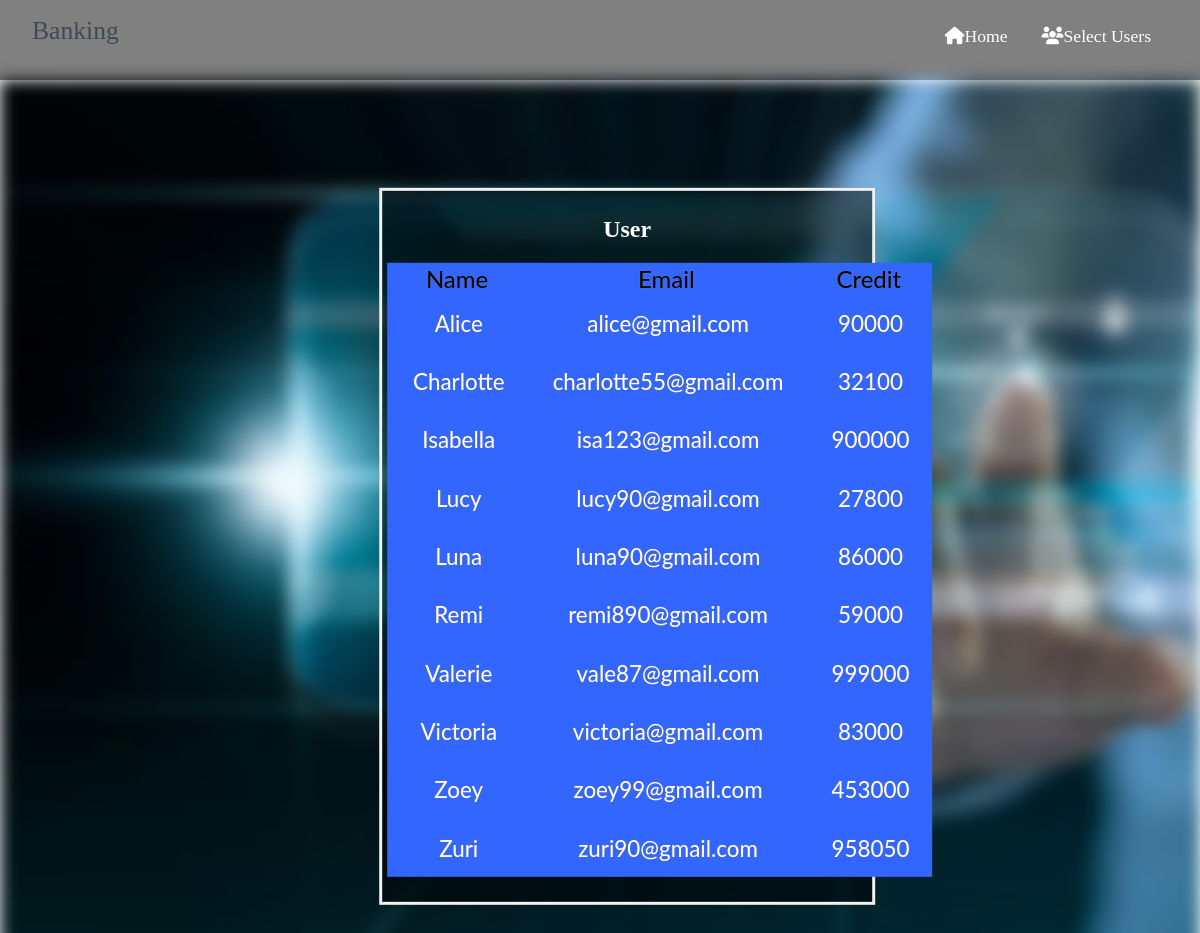
The app's page /getdetail.php with its own data.
### tables this page shows
CREATE TABLE `user` (
  `name` varchar(15) NOT NULL,
  `email` varchar(25) NOT NULL,
  `credit` varchar(10) NOT NULL
);

### getdetail.php (the view, shortened to what this page needs)
<?php
$con=mysqli_connect('localhost','root','','details');
$q="select * from user ";
$result=mysqli_query($con,$q);
?>
<html>
<head>
    <link rel="stylesheet" href="customer.css">
</head>
<body>
    <nav class="nav">
        <div class="nav-menu flex-row">
            <div class="nav-brand">
                <a href="#" class="text-gray">Banking</a>
            </div>
            <div>
                <ul class="nav-items">
                  <li class="nav-link">
                        <a href="index.php"><i class="fas fa-home"></i>Home</a>
                       <li class="nav-link"> <a href="selectuser.php"><i class="fas fa-users"></i>Select Users</a>
                       </li>
                </ul>
            </div>
        </div>
    </nav>
    <div class="bg-text">
                <h2><center>User</center></h2>
                <center><table class="flat-table flat-table-1">
    <thead>
        <th>Name</th>
        <th>Email</th>
        <th>Credit</th>
    </thead>
    <tbody>
        <tr>
        <?php
     $row=mysqli_fetch_array($result);
           ?>
 <td><?php echo  $row["name"]; ?></td>
  <td><?php echo  $row["email"]; ?></td>
  <td><?php echo  $row["credit"]; ?></td>
        </tr>
        <tr>
        <?php
     $row=mysqli_fetch_array($result);
           ?>
 <td><?php echo  $row["name"]; ?></td>
  <td><?php echo  $row["email"]; ?></td>
  <td><?php echo  $row["credit"]; ?></td>
        </tr>
        <tr>
        <?php
     $row=mysqli_fetch_array($result);
           ?>
 <td><?php echo  $row["name"]; ?></td>
  <td><?php echo  $row["email"]; ?></td>
  <td><?php echo  $row["credit"]; ?></td>
        </tr>
        <tr>
        <?php
     $row=mysqli_fetch_array($result);
           ?>
 <td><?php echo  $row["name"]; ?></td>
  <td><?php echo  $row["email"]; ?></td>
  <td><?php echo  $row["credit"]; ?></td>
        </tr>
        <tr>
        <?php
     $row=mysqli_fetch_array($result);
           ?>
 <td><?php echo  $row["name"]; ?></td>
  <td><?php echo  $row["email"]; ?></td>
  <td><?php echo  $row["credit"]; ?></td>
        </tr>
        <tr>
        <?php
     $row=mysqli_fetch_array($result);
           ?>
 <td><?php echo  $row["name"]; ?></td>
  <td><?php echo  $row["email"]; ?></td>
  <td><?php echo  $row["credit"]; ?></td>
        </tr>
        <tr>
        <?php
     $row=mysqli_fetch_array($result);
           ?>
 <td><?php echo  $row["name"]; ?></td>
  <td><?php echo  $row["email"]; ?></td>
  <td><?php echo  $row["credit"]; ?></td>
        </tr>
        <tr>
        <?php
     $row=mysqli_fetch_array($result);
           ?>
 <td><?php echo  $row["name"]; ?></td>
  <td><?php echo  $row["email"]; ?></td>
  <td><?php echo  $row["credit"]; ?></td>
        </tr>
        <tr>
        <?php
     $row=mysqli_fetch_array($result);
           ?>
 <td><?php echo  $row["name"]; ?></td>
  <td><?php echo  $row["email"]; ?></td>
  <td><?php echo  $row["credit"]; ?></td>
        </tr>
        <tr>
        <?php
     $row=mysqli_fetch_array($result);
           ?>
 <td><?php echo  $row["name"]; ?></td>
  <td><?php echo  $row["email"]; ?></td>
  <td><?php echo  $row["credit"]; ?></td>
        </tr>
    </tbody>
</table></center>
</div>
</body>
</html>

### customer.css (style rules this page uses)
body { margin: 0%; box-sizing: border-box; overflow-x: hidden; }
:root { --text-gray: #3f4954; --text-light: #686666da; --bg-color: #0f0f0f; --white: #ffffff; --midnight: #104f55; --sky: linear-gradient(120deg, #a1c4fd 0%, #c2e9fb 100%); --Abel: 'Abel', cursive; --Anton: 'Anton', cursive; --Josefin: 'Josefin', cursive; --Lexend: 'Lexend', cursive; --Livvic: 'Livvic', cursive; }
a { text-decoration: none; color: var(--text-gray); }
.flex-row { display: flex; flex-direction: row; flex-wrap: wrap; }
ul { list-style-type: none; }
h2 { font-family: var(--Lexend); }
.text-gray { color: var(--text-gray); }
.nav { background: grey; padding: 0 2rem; height: 0rem; min-height: 10vh; overflow: hidden; transition: height 1s ease-in-out; }
.nav-link a { border: 1px solid grey; }
.nav .nav-menu { justify-content: space-between; }
.nav .nav-menu ul li a { text-decoration: none; color: white; }
.nav .nav-items { display: flex; margin: 0; }
.nav .nav-items .nav-link { padding: 1.6rem 1rem; font-size: 1.1rem; position: relative; font-family: var(--Abel); font-size: 1.1rem; text-align: center; }
.nav .nav-brand a { font-size: 1.6rem; padding: 1rem 0; display: block; font-family: var(--Lexend); font-size: 1.6rem; }
.bg-text { background-color: rgb(0,0,0); background-color: rgba(0,0,0, 0.5); color: white; font-weight: bold; border: 3px solid #f1f1f1; position: absolute; top: 42%; left: 44%; transform: translate(-30%, -30%); z-index: 2; width: 40%; padding: 5px; text-align: center; }
.flat-table { margin-bottom: 20px; border-collapse:collapse; font-family: 'Lato', Calibri, Arial, sans-serif; border: none; }
.flat-table th { font-weight: normal; -webkit-font-smoothing: antialiased; color:black; text-shadow: 0 0 1px rgb(128, 128, 128); font-size: 1.5em; }
.flat-table td { color: white; padding: 0.7em 1em 0.7em 1.15em; text-shadow: 0 0 1px rgb(128, 128, 128); font-size: 1.4em; }
.flat-table tr { -webkit-transition: background 0.1s, box-shadow 0.3s; -moz-transition: background 0.1s, box-shadow 0.3s; transition: background 0.1s, box-shadow 0.3s; }
.flat-table-1 { background: #3366ff; text-align: center; color: white; }

### records on screen
user: name "Alice", email "alice@gmail.com", credit "90000"
user: name "Charlotte", email "charlotte55@gmail.com", credit "32100"
user: name "Isabella", email "isa123@gmail.com", credit "900000"
user: name "Lucy", email "lucy90@gmail.com", credit "27800"
user: name "Luna", email "luna90@gmail.com", credit "86000"
user: name "Remi", email "remi890@gmail.com", credit "59000"
user: name "Valerie", email "vale87@gmail.com", credit "999000"
user: name "Victoria", email "victoria@gmail.com", credit "83000"
user: name "Zoey", email "zoey99@gmail.com", credit "453000"
user: name "Zuri", email "zuri90@gmail.com", credit "958050"
